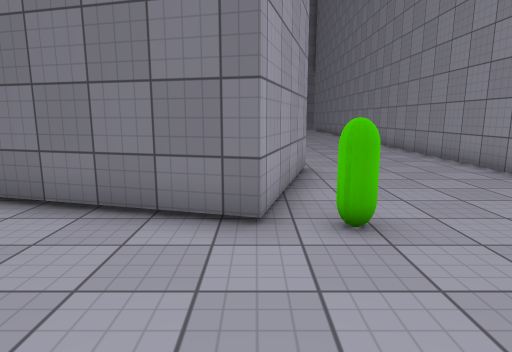
[1] (above)

24 first-person views from a walk through a Unity game level. The camera is 1.4 m above the floor, tilts 10° down and sees 75° across. The floor is counted in squares, 1 m on a side. Each view is taken from the middle of a square. On the plan, view 1 faces up. The plan holds only what a view shows up to about 15 squares ahead; the rest is blank. The place goes on beyond the plan. The player character is not drawn. Surface patterns are stand-ins for the level's own textures.

[2]
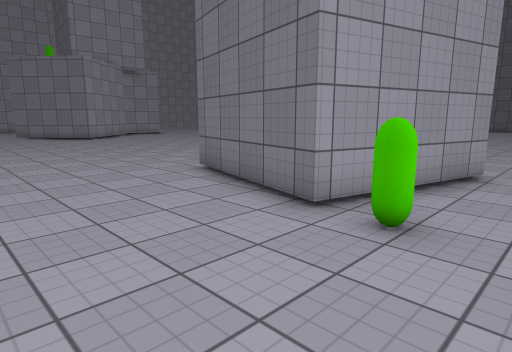

[3]
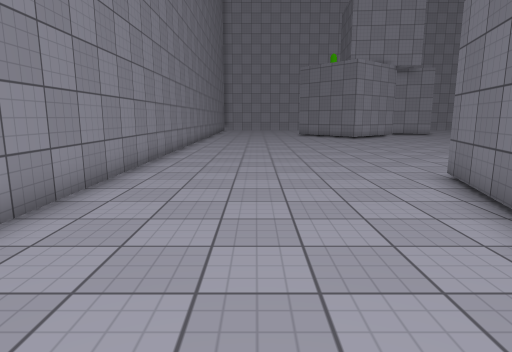

[4]
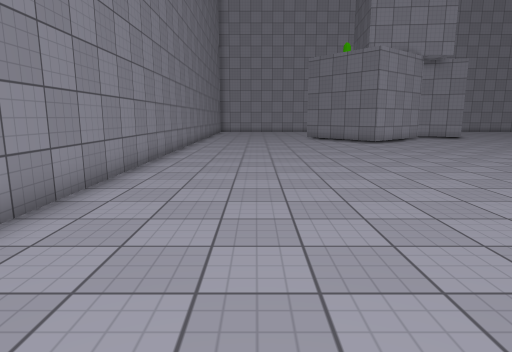

[5]
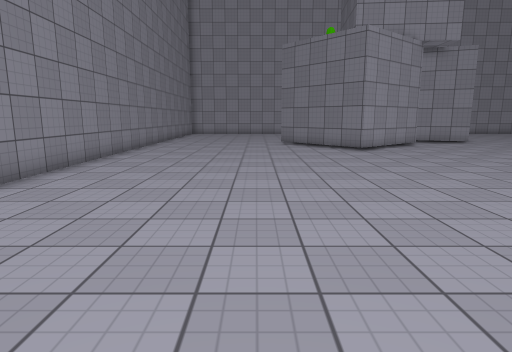

[6]
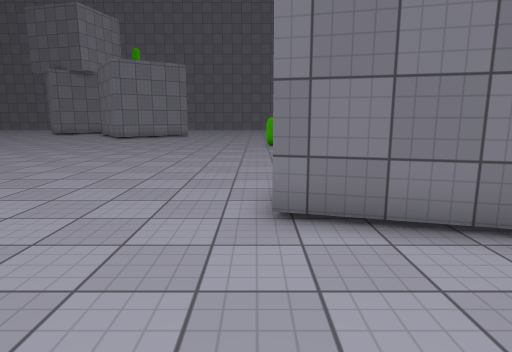

[7]
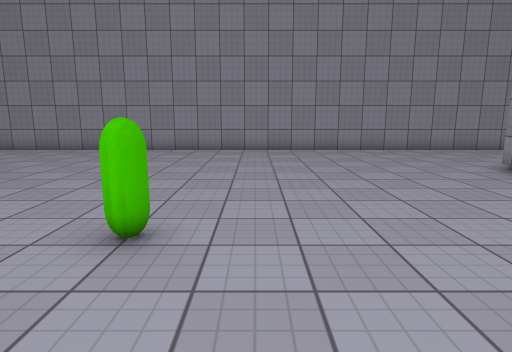

[8]
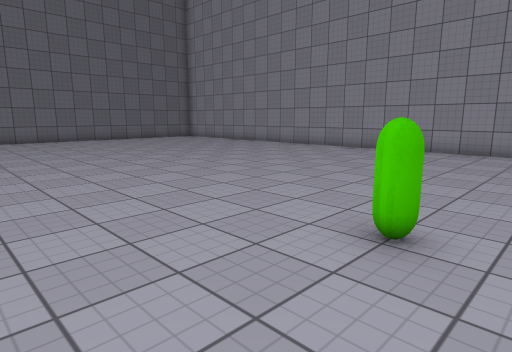

[9]
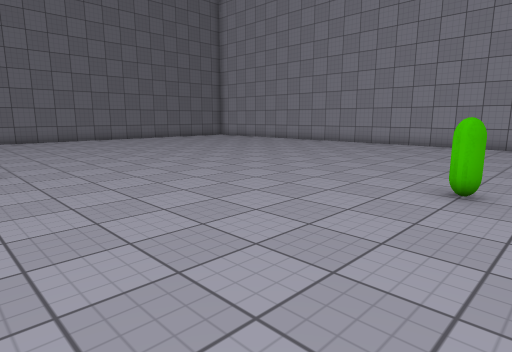

[10]
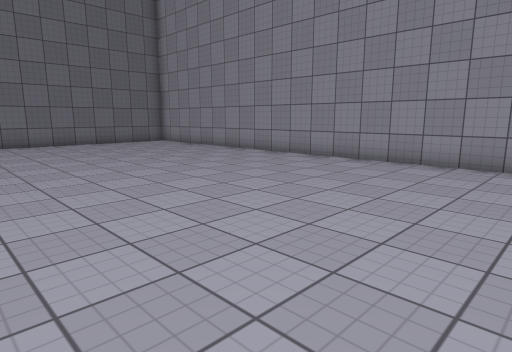

[11]
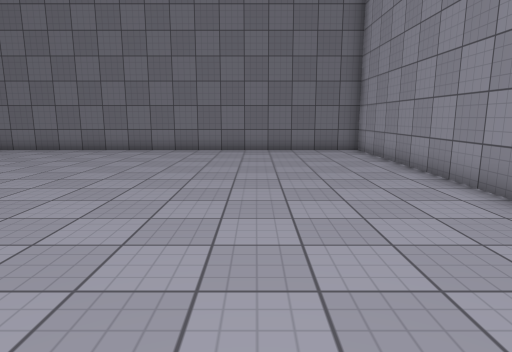

[12]
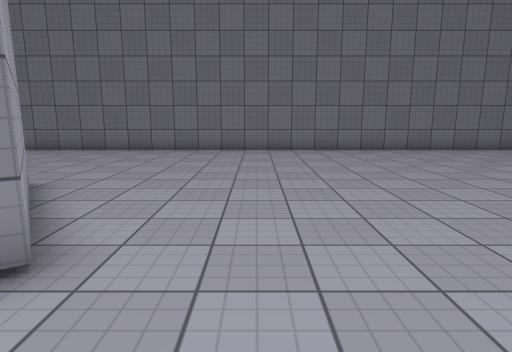

[13]
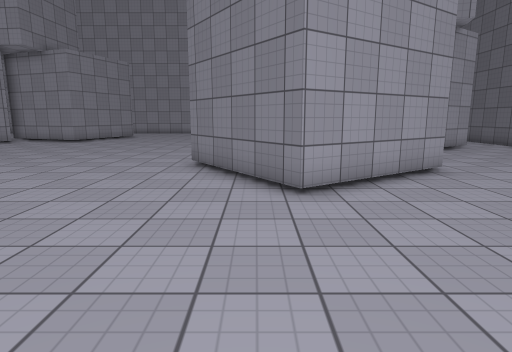

[14]
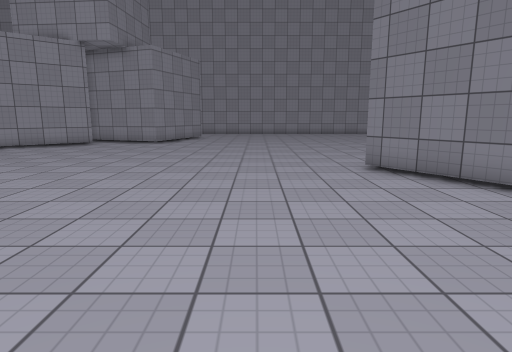

[15]
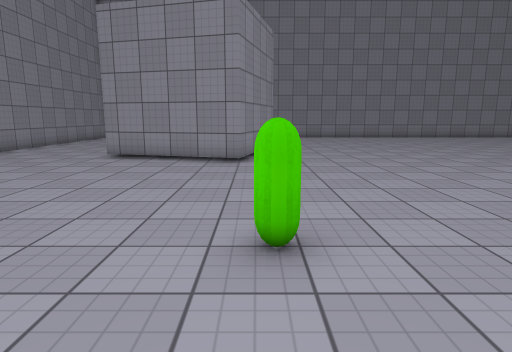

[16]
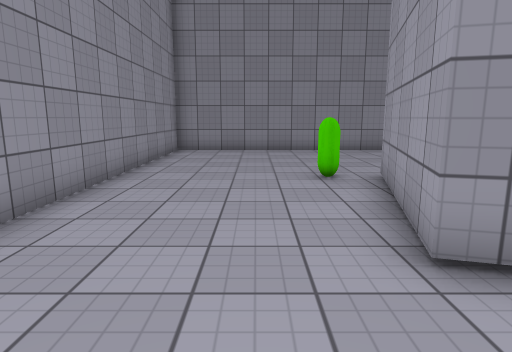

[17]
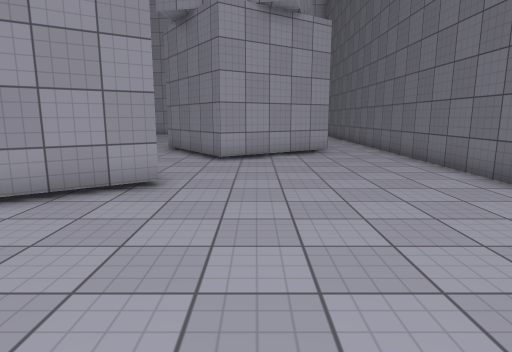

[18]
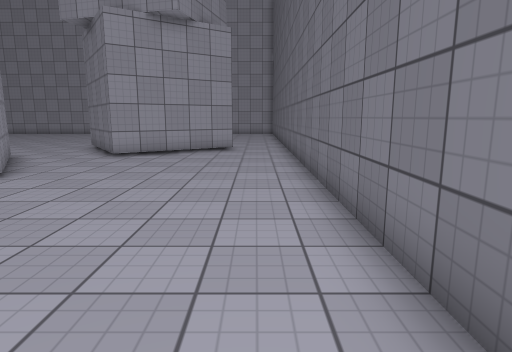

[19]
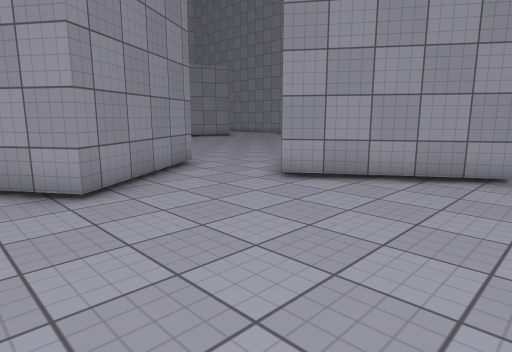

[20]
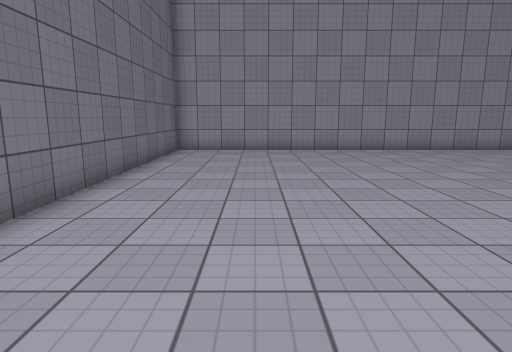

[21]
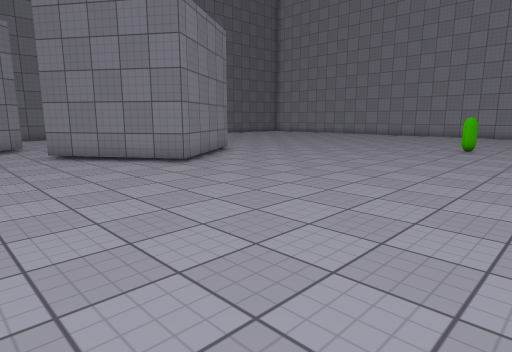

[22]
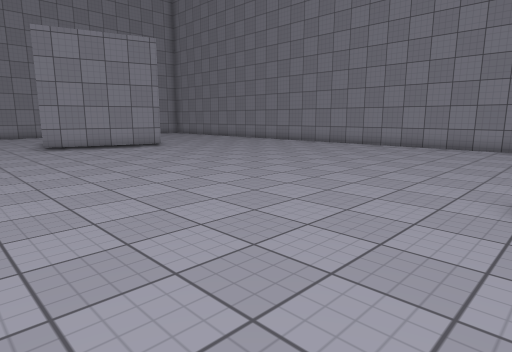

[23]
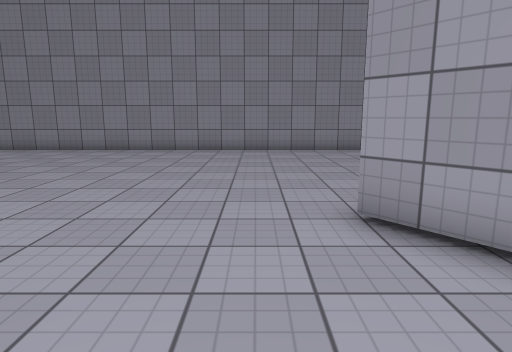

[24]
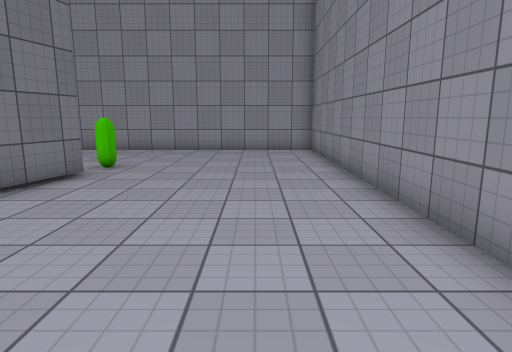

### Floor plan
Points are (right, up) in squares from view 1. A wall is a line through its corners. A room is listed if a view was taken in it or the views show most of it. See-through windows are left out.
Room 1 (views 1, 2, 3, 4, 5, 6, 7, 8, 9, 10, 11, 12, 13, 14, 15, 16, 17, 18, 19, 20, 21, 22, 23, 24)
walls: (-10, 25.8) (-14.2, 23) (-17, 27.2) (-12.8, 30) (-10, 25.8); (-4.7, 5.9) (-3.5, 10.3) (1.4, 9) (0.1, 4.2) (-4.9, 5.5); (-20.5, 8.9) (-19.4, 7.6) (-20.3, 6.8); (-19.9, 35.1) (-17, 30.8) (-20.5, 28.5); (-20.5, -2.4) (6.4, -2.4) (6.4, 37.4) (-20.5, 37.4)
objects: green capsule (-4, 17) to (-4, 18); green capsule (1, 4)

Where each view was taken, in squares from view 1:
view 1: 0 up, 0 right, facing up
view 2: 0 up, 3 right, facing up-left
view 3: 1 up, 3 right, facing left
view 4: 1 up, 1 left, facing left
view 5: 3 up, 5 left, facing left
view 6: 1 up, 5 left, facing up
view 7: 16 up, 8 left, facing right
view 8: 16 up, 8 left, facing up-right
view 9: 16 up, 11 left, facing up-right
view 10: 19 up, 4 left, facing up-right
view 11: 23 up, 2 right, facing up
view 12: 23 up, 8 left, facing up
view 13: 25 up, 4 left, facing left
view 14: 20 up, 5 left, facing left
view 15: 21 up, 4 left, facing down
view 16: 12 up, 3 right, facing down
view 17: 32 up, 6 left, facing left
view 18: 36 up, 5 left, facing left
view 19: 36 up, 11 left, facing down-left
view 20: 34 up, 8 left, facing right
view 21: 14 up, 20 left, facing up-right
view 22: 14 up, 20 left, facing down-right
view 23: 12 up, 18 left, facing down
view 24: 0 up, 8 left, facing right
